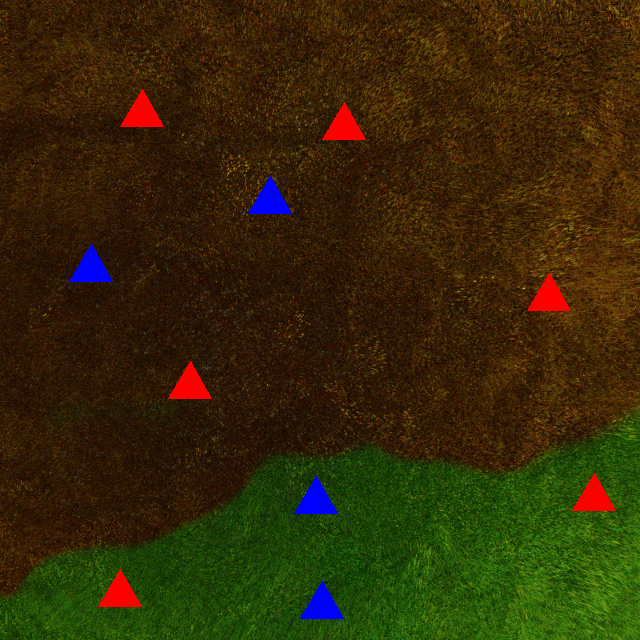
#> input picture 1.png, 640 x 640 px
$ python main.py
#> lines starting #> are read from the running program, lines starting #| are printed output that depends on the picture; after the words box and inside, x2 and y2 are one past the last pixel; in counts of white or black regions, pixels touching at a corner belong together
import cv2
import numpy as np
from matplotlib import pyplot as plt

image_paths=['1.png','2.png','3.png','4.png','5.png','6.png','7.png','8.png','9.png','10.png']
images=[]
n_houses=[]
priority_houses=[]
ratios=[]
for img in image_paths:
    #importing image
    image_path=img
    image_original= cv2.imread(image_path)
#> image_original is the input picture: shape (640, 640, 3); mean B, G, R 7.3, 41.1, 52.4
    #smoothing out the noise in image for better masking
    image=cv2.GaussianBlur(image_original, (49, 49), 0)
    #gaussian blur values from trail and error

    #convert the image to HSV for easier thresholding
    hsv_image = cv2.cvtColor(image, cv2.COLOR_BGR2HSV)
#> hsv_image: shape (640, 640, 3); mean H, S, V 24.5, 231, 62.8

    #Red color threshold
    lower_red1 = np.array([0, 100, 100])
    upper_red1 = np.array([10, 255, 255])
    lower_red2 = np.array([160, 100, 100])
    upper_red2 = np.array([180, 255, 255])
    #2 ranges as red is on both left and right side of the colour palette

    #blue color thresholds (for triangles)
    lower_blue = np.array([100, 100, 100])
    upper_blue = np.array([140, 255, 255])

    #green color threshold
    lower_green = np.array([35, 20, 20])
    upper_green = np.array([85, 255, 255])

    #brown color threshold
    lower_brown = np.array([10, 100, 20])
    upper_brown = np.array([20, 255, 200])

    #masks for green and brown
    green_mask = cv2.inRange(hsv_image, lower_green, upper_green)
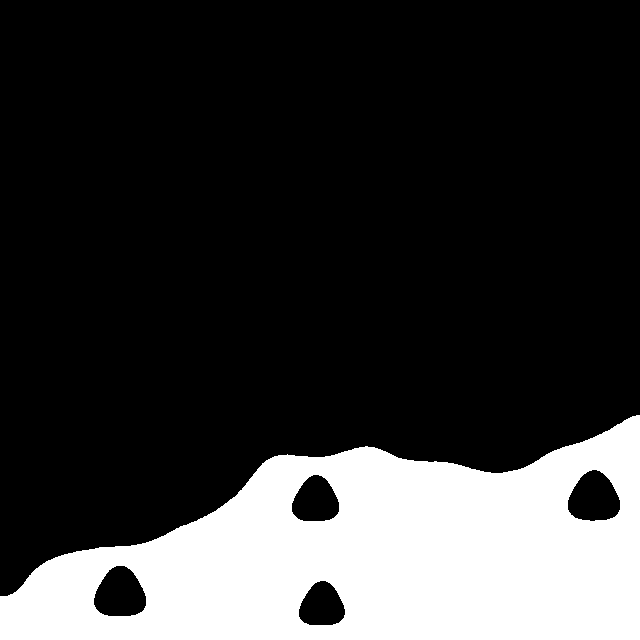
#> green_mask: shape (640, 640); 21.9% white; 1 white region, box (x1, y1, x2, y2) and area: (0, 415, 640, 640) 89859
    brown_mask = cv2.inRange(hsv_image, lower_brown, upper_brown)
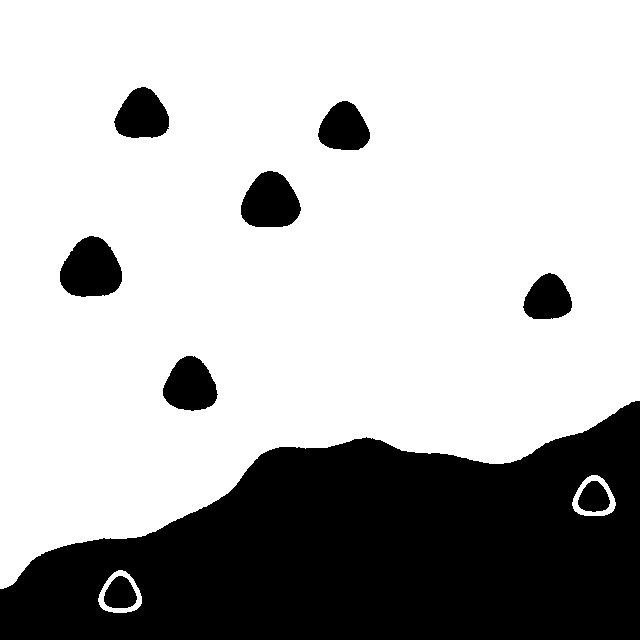
#> brown_mask: shape (640, 640); 72% white; 9 black regions, largest, box (x1, y1, x2, y2) and area: (0, 401, 640, 640) 100119, (60, 236, 122, 297) 2841, (241, 171, 301, 227) 2537

    #highlighting green areas with cyan
    image[green_mask > 0] = [255, 255, 0]  # Cyan green in BGR
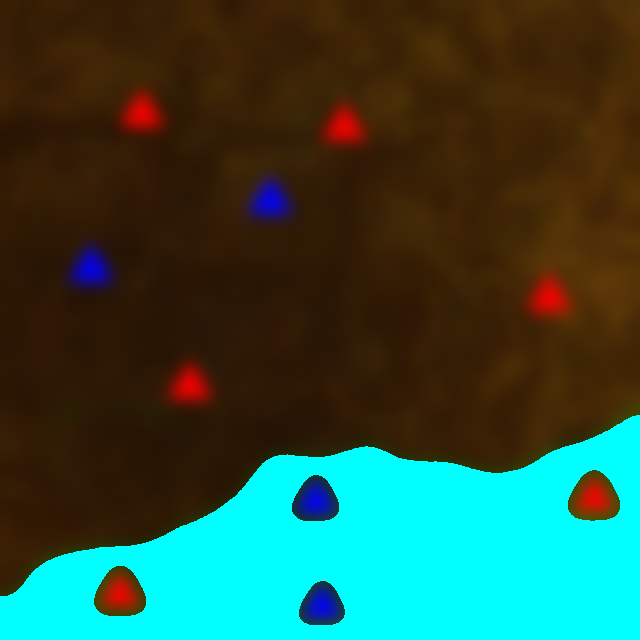
#> image: shape (640, 640, 3); mean B, G, R 61.6, 80, 44.2

    #highlighting brown areas with yellow
    image[brown_mask > 0] = [0, 255, 255]  # Yellow in BGR
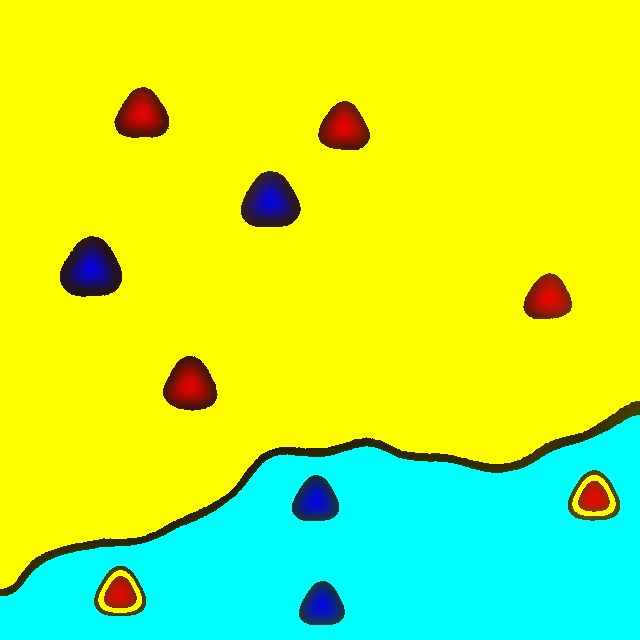
#> image: shape (640, 640, 3); mean B, G, R 58.1, 241.2, 188.1

    #converting to RGB and adding to the list to display later
    images.append(cv2.cvtColor(image, cv2.COLOR_BGR2RGB))

    # Create masks for red and blue triangles
    red_mask1 = cv2.inRange(hsv_image, lower_red1, upper_red1)
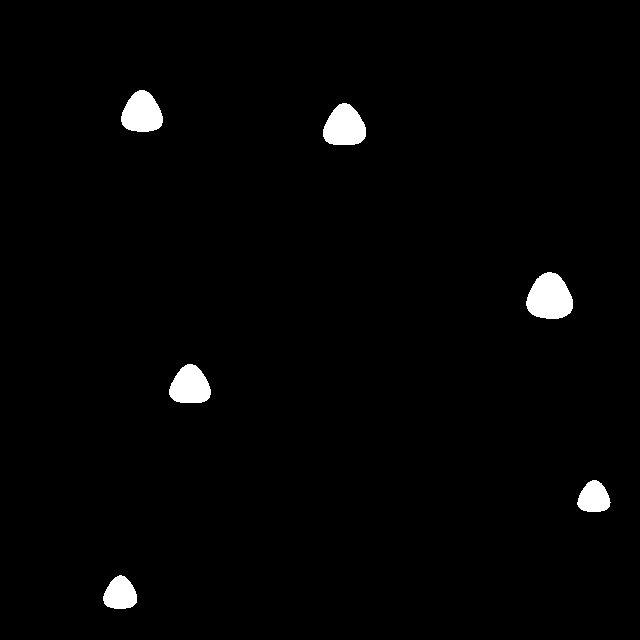
#> red_mask1: shape (640, 640); 1.8% white; 6 white regions, box (x1, y1, x2, y2) and area: (526, 272, 573, 319) 1661, (323, 103, 366, 145) 1365, (121, 90, 163, 132) 1312, (169, 364, 211, 403) 1225, (103, 575, 137, 609) 857, (577, 480, 611, 512) 793
    red_mask2 = cv2.inRange(hsv_image, lower_red2, upper_red2)
#> red_mask2: shape (640, 640); every value is 0
    red_mask = cv2.bitwise_or(red_mask1, red_mask2)
    blue_mask = cv2.inRange(hsv_image, lower_blue, upper_blue)
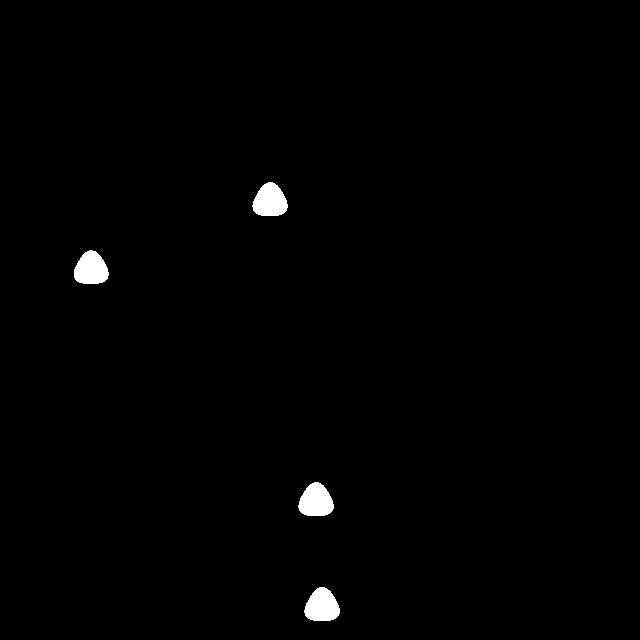
#> blue_mask: shape (640, 640); 0.88% white; 4 white regions, box (x1, y1, x2, y2) and area: (304, 587, 340, 621) 908, (298, 482, 334, 516) 905, (252, 182, 288, 216) 901, (74, 250, 109, 284) 892

    # Create a copy of the original image to modify
    result_image = image.copy()

    yellow = np.array([0, 255, 255])
    cyan = np.array([255, 255, 0])

    yellow_mask = cv2.inRange(result_image, yellow, yellow)
    cyan_mask = cv2.inRange(result_image, cyan, cyan)

    # Perform morphological closing to fill holes
    #filling all the holes in the cyan mask
    kernel = np.ones((45, 45), np.uint8) #size from trail and error
    cyan_mask = cv2.morphologyEx(cyan_mask, cv2.MORPH_CLOSE, kernel)
#> cyan_mask: shape (640, 640); 23.8% white; 1 white region, box (x1, y1, x2, y2) and area: (0, 415, 640, 640) 97302
    #plt.imshow(cyan_mask, cmap='gray')
    #plt.show()

    #filling the holes with cyan in the image
    result_image[cyan_mask > 0] = [255, 255, 0]
    #filling everything else with yellow
    result_image[cyan_mask == 0] = [0, 255, 255]
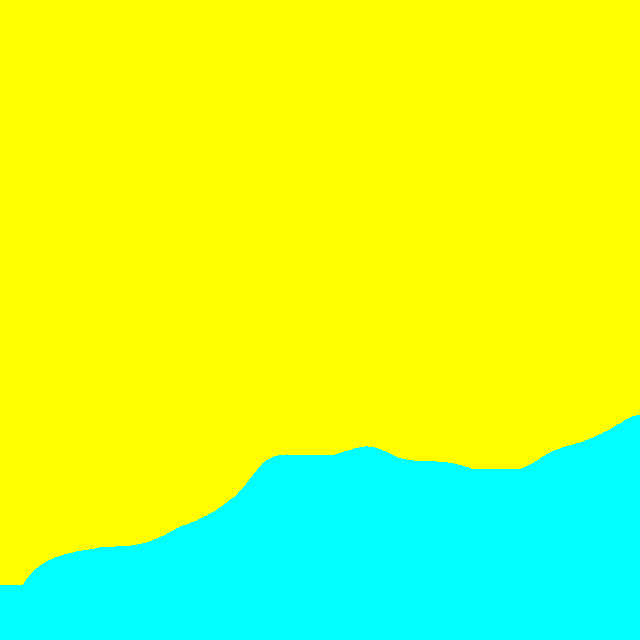
#> result_image: shape (640, 640, 3); mean B, G, R 60.6, 255, 194.4

    #correcting the yellow mask to include the holes
    yellow_mask = cv2.inRange(result_image, yellow, yellow)
#> yellow_mask: shape (640, 640); 76.2% white; 1 black region
    #cv2.imwrite('no_triangles.png', result_image) #save if necessary to see masking

    # count for triangles
    red_on_brown = 0
    red_on_green = 0
    blue_on_brown = 0
    blue_on_green = 0

    #contouring for red triangles on burnt (yellow) region
    contours, _ = cv2.findContours(cv2.bitwise_and(yellow_mask,red_mask),cv2.RETR_EXTERNAL, cv2.CHAIN_APPROX_SIMPLE)
#> contours = 4 contours; box (x1, y1, x2, y2) and area: (526, 272, 573, 319) 1594, (323, 103, 366, 145) 1304, (121, 90, 163, 132) 1252, (169, 364, 211, 403) 1168
    #looping through the contours
    for contour in contours:
        #approximate the contour
        #approx = cv2.approxPolyDP(contour, 0.02 * cv2.arcLength(contour, True), True)  ##no need as there is no noise in the images
        #initially this was a condition to increase the counter only if the shape is a triangle but i removed it later as there was no practical difference due to minimal noise
        red_on_brown+=1
#> this loop made 4 passes
#> after the loop, red_on_brown = 4

    #contouring for blue triangles on burnt (yellow) region
    contours, _ = cv2.findContours(cv2.bitwise_and(yellow_mask,blue_mask),cv2.RETR_EXTERNAL, cv2.CHAIN_APPROX_SIMPLE)
#> contours = 2 contours; box (x1, y1, x2, y2) and area: (252, 182, 288, 216) 852, (74, 250, 109, 284) 843

    for contour in contours:
        #approx = cv2.approxPolyDP(contour, 0.02 * cv2.arcLength(contour, True), True)  ##no need as there is no noise in the images
        blue_on_brown+=1
#> this loop made 2 passes
#> blue_on_brown on passes 1 to 2: 1, 2
#> after the loop, blue_on_brown = 2

    #contouring for red triangles on green region
    contours, _ = cv2.findContours(cv2.bitwise_and(cyan_mask,red_mask),cv2.RETR_EXTERNAL, cv2.CHAIN_APPROX_SIMPLE)
#> contours = 2 contours; box (x1, y1, x2, y2) and area: (103, 575, 137, 609) 810, (577, 480, 611, 512) 746

    for contour in contours:
        #approx = cv2.approxPolyDP(contour, 0.02 * cv2.arcLength(contour, True), True)  ##no need as there is no noise in the images
        red_on_green+=1
#> this loop made 2 passes
#> after the loop, red_on_green = 2

    #contouring for blue triangles on green region
    contours, _ = cv2.findContours(cv2.bitwise_and(cyan_mask,blue_mask),cv2.RETR_EXTERNAL, cv2.CHAIN_APPROX_SIMPLE)
#> contours = 2 contours; box (x1, y1, x2, y2) and area: (304, 587, 340, 621) 858, (298, 482, 334, 516) 856

    for contour in contours:
        #approx = cv2.approxPolyDP(contour, 0.02 * cv2.arcLength(contour, True), True)  ##no need as there is no noise in the images
        blue_on_green+=1
#> this loop made 2 passes
#> after the loop, blue_on_green = 2

    this=[red_on_brown+blue_on_brown,red_on_green+blue_on_green]
#> this = [6, 4]
    n_houses.append(this)
    pb=2*blue_on_brown+red_on_brown
#> pb = 8
    pg=2*blue_on_green+red_on_green
#> pg = 6
    priority_houses.append([pb,pg])
    ratios.append(pb/pg)
#> pass 2 of the loop `for img in image_paths:`:
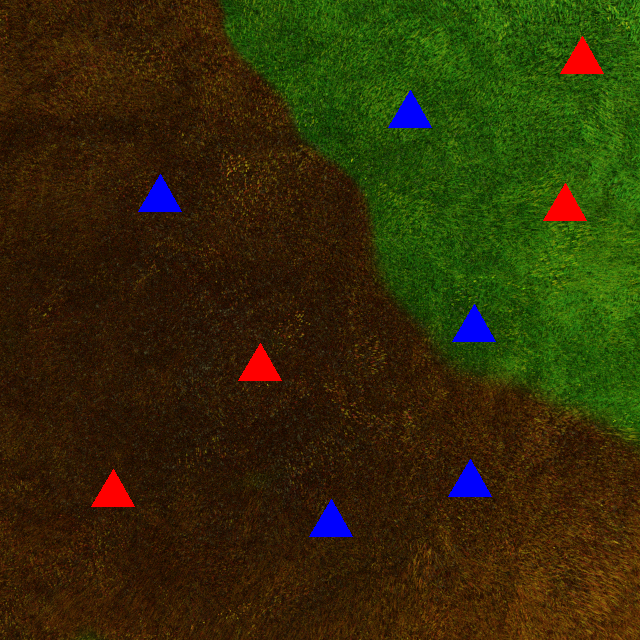
#> input picture 2.png, 640 x 640 px
#> image_original is the input picture: shape (640, 640, 3); mean B, G, R 8.1, 44.6, 49.8
#> hsv_image: shape (640, 640, 3); mean H, S, V 26.6, 230.1, 64
#> `green_mask = cv2.inRange(hsv_image, lower_green, upper_green)`:
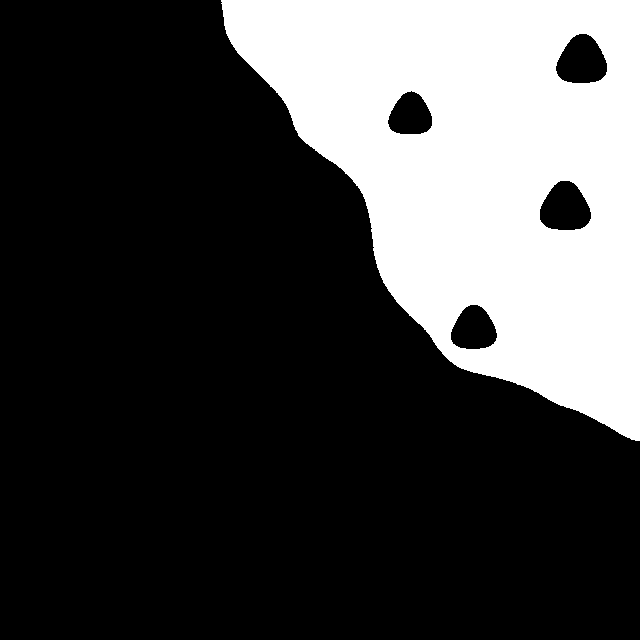
#> green_mask: shape (640, 640); 27.3% white; 1 white region, box (x1, y1, x2, y2) and area: (221, 0, 640, 441) 111954
#> brown_mask: shape (640, 640); 66.6% white; 9 black regions, largest, box (x1, y1, x2, y2) and area: (213, 0, 640, 455) 122570, (128, 165, 191, 226) 2814, (300, 490, 361, 549) 2689
#> red_mask1: shape (640, 640); 0.97% white; 4 white regions, box (x1, y1, x2, y2) and area: (239, 346, 281, 386) 1251, (92, 472, 134, 512) 1246, (566, 43, 599, 75) 779, (549, 191, 581, 221) 711
#> blue_mask: shape (640, 640); 1.1% white; 5 white regions, box (x1, y1, x2, y2) and area: (392, 96, 428, 130) 913, (456, 310, 492, 344) 901, (313, 505, 349, 539) 898, (143, 180, 178, 214) 897, (453, 465, 488, 499) 895
#> cyan_mask: shape (640, 640); 29% white; 1 white region, box (x1, y1, x2, y2) and area: (221, 0, 640, 441) 118639
#> `result_image[cyan_mask == 0] = [0, 255, 255]`:
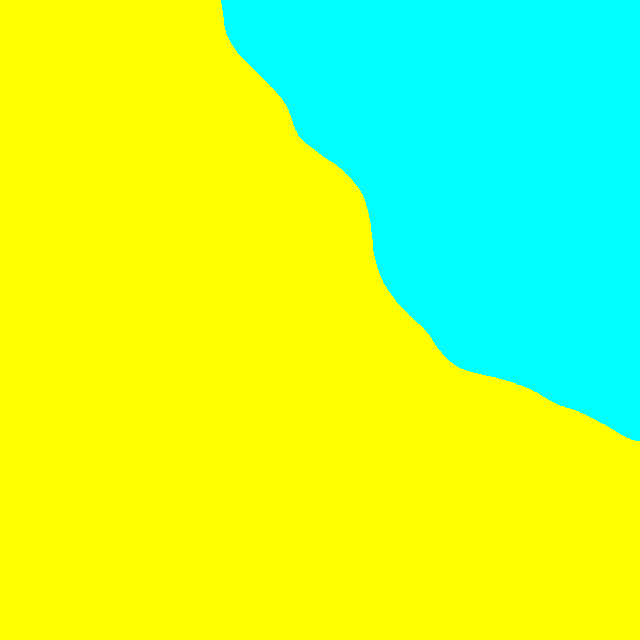
#> result_image: shape (640, 640, 3); mean B, G, R 73.9, 255, 181.1
#> yellow_mask: shape (640, 640); 71% white; 1 black region
#> `contours, _ = cv2.findContours(cv2.bitwise_and(yellow_mask,red_mask),c..`: contours = 2 contours; box (x1, y1, x2, y2) and area: (239, 346, 281, 386) 1193, (92, 472, 134, 512) 1188
#> the loop `for contour in contours:` made 2 passes
#> after the loop `for contour in contours:`: red_on_brown = 2
#> `contours, _ = cv2.findContours(cv2.bitwise_and(yellow_mask,blue_mask),..`: contours = 3 contours; box (x1, y1, x2, y2) and area: (313, 505, 349, 539) 849, (143, 180, 178, 214) 848, (453, 465, 488, 499) 846
#> the loop `for contour in contours:` made 3 passes
#> after the loop `for contour in contours:`: blue_on_brown = 3
#> `contours, _ = cv2.findContours(cv2.bitwise_and(cyan_mask,red_mask),cv2..`: contours = 2 contours; box (x1, y1, x2, y2) and area: (566, 43, 599, 75) 734, (549, 191, 581, 221) 668
#> the loop `for contour in contours:` made 2 passes
#> after the loop `for contour in contours:`: red_on_green = 2
#> `contours, _ = cv2.findContours(cv2.bitwise_and(cyan_mask,blue_mask),cv..`: contours = 2 contours; box (x1, y1, x2, y2) and area: (392, 96, 428, 130) 864, (456, 310, 492, 344) 852
#> the loop `for contour in contours:` made 2 passes
#> after the loop `for contour in contours:`: blue_on_green = 2
#> this = [5, 4]
#> pass 3 of the loop `for img in image_paths:`:
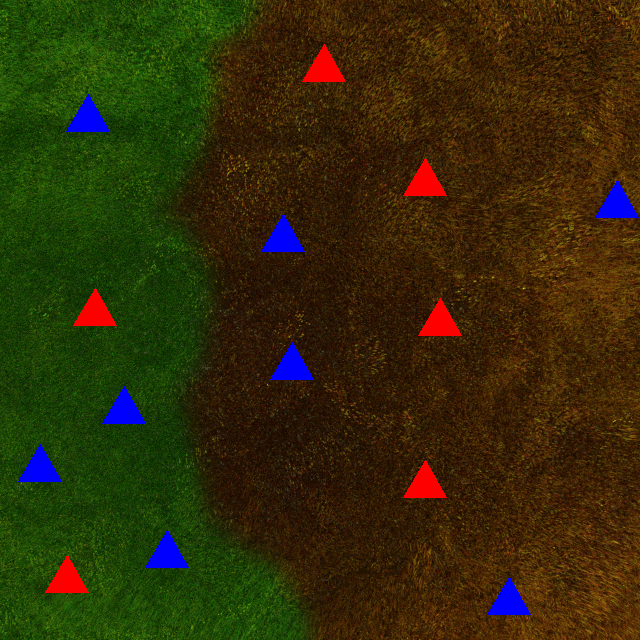
#> input picture 3.png, 640 x 640 px
#> image_original is the input picture: shape (640, 640, 3); mean B, G, R 9.4, 44, 50.8
#> hsv_image: shape (640, 640, 3); mean H, S, V 29.9, 230, 65.4
#> `green_mask = cv2.inRange(hsv_image, lower_green, upper_green)`:
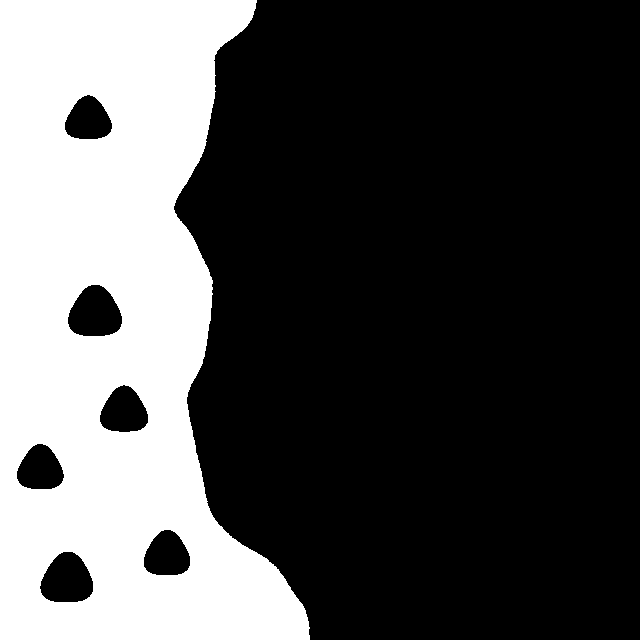
#> green_mask: shape (640, 640); 31.6% white; 1 white region, box (x1, y1, x2, y2) and area: (0, 0, 310, 640) 129613
#> brown_mask: shape (640, 640); 59.7% white; 11 black regions, largest, box (x1, y1, x2, y2) and area: (0, 0, 322, 640) 145976, (261, 334, 323, 394) 2854, (253, 207, 313, 266) 2668
#> red_mask1: shape (640, 640); 1.8% white; 6 white regions, box (x1, y1, x2, y2) and area: (403, 159, 447, 203) 1438, (302, 45, 347, 88) 1436, (419, 299, 462, 342) 1349, (404, 462, 447, 503) 1323, (77, 293, 114, 329) 986, (49, 561, 84, 595) 859
#> blue_mask: shape (640, 640); 1.8% white; 8 white regions, largest, box (x1, y1, x2, y2) and area: (599, 186, 640, 220) 976, (70, 100, 106, 134) 903, (492, 583, 527, 617) 903
#> cyan_mask: shape (640, 640); 34.3% white; 1 white region, box (x1, y1, x2, y2) and area: (0, 0, 310, 640) 140565
#> `result_image[cyan_mask == 0] = [0, 255, 255]`:
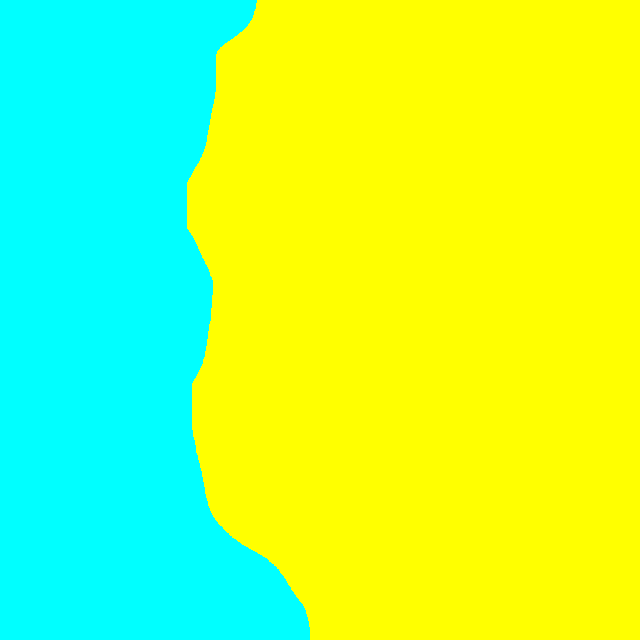
#> result_image: shape (640, 640, 3); mean B, G, R 87.5, 255, 167.5
#> yellow_mask: shape (640, 640); 65.7% white; 1 black region
#> `contours, _ = cv2.findContours(cv2.bitwise_and(yellow_mask,red_mask),c..`: contours = 4 contours; box (x1, y1, x2, y2) and area: (403, 159, 447, 203) 1376, (302, 45, 347, 88) 1373, (419, 299, 462, 342) 1288, (404, 462, 447, 503) 1263
#> the loop `for contour in contours:` made 4 passes
#> after the loop `for contour in contours:`: red_on_brown = 4
#> `contours, _ = cv2.findContours(cv2.bitwise_and(yellow_mask,blue_mask),..`: contours = 4 contours; box (x1, y1, x2, y2) and area: (599, 186, 640, 220) 922, (492, 583, 527, 617) 854, (265, 220, 301, 254) 849, (275, 348, 310, 382) 848
#> after the loop `for contour in contours:`: blue_on_brown = 4
#> `contours, _ = cv2.findContours(cv2.bitwise_and(cyan_mask,red_mask),cv2..`: contours = 2 contours; box (x1, y1, x2, y2) and area: (77, 293, 114, 329) 934, (49, 561, 84, 595) 810
#> after the loop `for contour in contours:`: red_on_green = 2
#> `contours, _ = cv2.findContours(cv2.bitwise_and(cyan_mask,blue_mask),cv..`: contours = 4 contours; box (x1, y1, x2, y2) and area: (70, 100, 106, 134) 854, (22, 450, 58, 484) 850, (106, 392, 142, 426) 850, (149, 536, 185, 570) 850
#> after the loop `for contour in contours:`: blue_on_green = 4
#> this = [8, 6]
#> pb = 12
#> pg = 10
#> (the run stopped early here; a loop or call above may not have finished)
